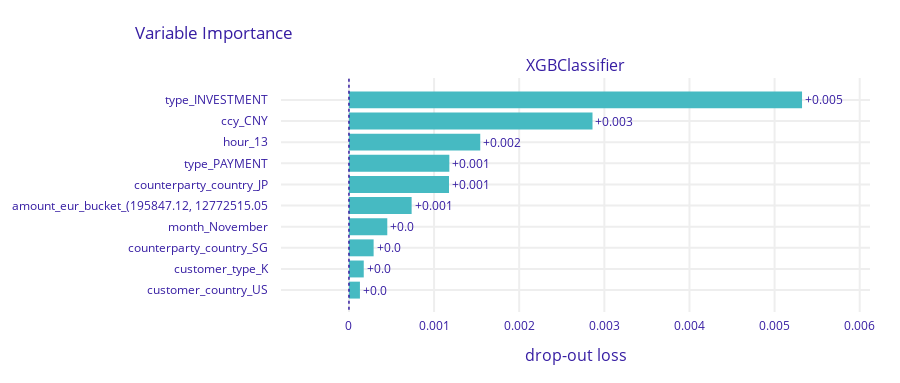

Notebook code cell kept with this figure:
### Code cell
# Understand which features are most important

explainer.model_parts().plot()

### Figure 1 — Plotly figure (JSON) as saved in the notebook; plotly's stock layout.template omitted (floating-point values rounded to 4 significant figures)
{"data": [{"base": 0, "hoverinfo": "text", "hoverlabel": {"bgcolor": "rgba(0,0,0,0.8)"}, "hovertext": ["Model: XGBClassifier loss after<br>variable: type_INVESTMENT is permuted: 0.005<br>Drop-out loss change: +0.005", "Model: XGBClassifier loss after<br>variable: ccy_CNY is permuted: 0.003<br>Drop-out loss change: +0.003", "Model: XGBClassifier loss after<br>variable: hour_13 is permuted: 0.002<br>Drop-out loss change: +0.002", "Model: XGBClassifier loss after<br>variable: type_PAYMENT is permuted: 0.001<br>Drop-out loss change: +0.001", "Model: XGBClassifier loss after<br>variable: counterparty_country_JP is permuted: 0.001<br>Drop-out loss change: +0.001", "Model: XGBClassifier loss after<br>variable: amount_eur_bucket_(195847.12, 12772515.05 is permuted: 0.001<br>Drop-out loss change: +0.001", "Model: XGBClassifier loss after<br>variable: month_November is permuted: 0.0<br>Drop-out loss change: +0.0", "Model: XGBClassifier loss after<br>variable: counterparty_country_SG is permuted: 0.0<br>Drop-out loss change: +0.0", "Model: XGBClassifier loss after<br>variable: customer_type_K is permuted: 0.0<br>Drop-out loss change: +0.0", "Model: XGBClassifier loss after<br>variable: customer_country_US is permuted: 0.0<br>Drop-out loss change: +0.0"], "marker": {"color": "#46bac2"}, "orientation": "h", "showlegend": false, "text": ["+0.005", "+0.003", "+0.002", "+0.001", "+0.001", "+0.001", "+0.0", "+0.0", "+0.0", "+0.0"], "textposition": "outside", "type": "bar", "x": [0.005322, 0.002861, 0.001542, 0.001179, 0.001175, 0.0007362, 0.0004501, 0.0002897, 0.0001737, 0.0001289], "xaxis": "x", "y": ["type_INVESTMENT", "ccy_CNY", "hour_13", "type_PAYMENT", "counterparty_country_JP", "amount_eur_bucket_(195847.12, 12772515.05", "month_November", "counterparty_country_SG", "customer_type_K", "customer_country_US"], "yaxis": "y"}], "layout": {"annotations": [{"font": {"size": 16}, "showarrow": false, "text": "XGBClassifier", "x": 0.5, "xanchor": "center", "xref": "paper", "y": 1, "yanchor": "bottom", "yref": "paper"}, {"font": {"size": 16}, "showarrow": false, "text": "drop-out loss", "x": 0.5, "xanchor": "center", "xref": "paper", "y": 0, "yanchor": "top", "yref": "paper", "yshift": -30}], "font": {"color": "#371ea3"}, "height": 383, "margin": {"b": 71, "r": 30, "t": 78}, "shapes": [{"line": {"color": "#371ea3", "dash": "dot", "width": 1.5}, "type": "line", "x0": 0, "x1": 0, "xref": "x", "y0": -1, "y1": 10, "yref": "y"}], "title": {"text": "Variable Importance", "x": 0.15}, "xaxis": {"anchor": "y", "automargin": true, "domain": [0, 1], "fixedrange": true, "gridwidth": 2, "range": [-0.0007984, 0.006121], "tickcolor": "white", "ticklen": 3, "ticks": "outside", "type": "linear", "zeroline": false}, "yaxis": {"anchor": "x", "automargin": true, "autorange": "reversed", "domain": [0, 1], "fixedrange": true, "gridwidth": 2, "tickcolor": "white", "ticklen": 10, "ticks": "outside", "type": "category"}}}
